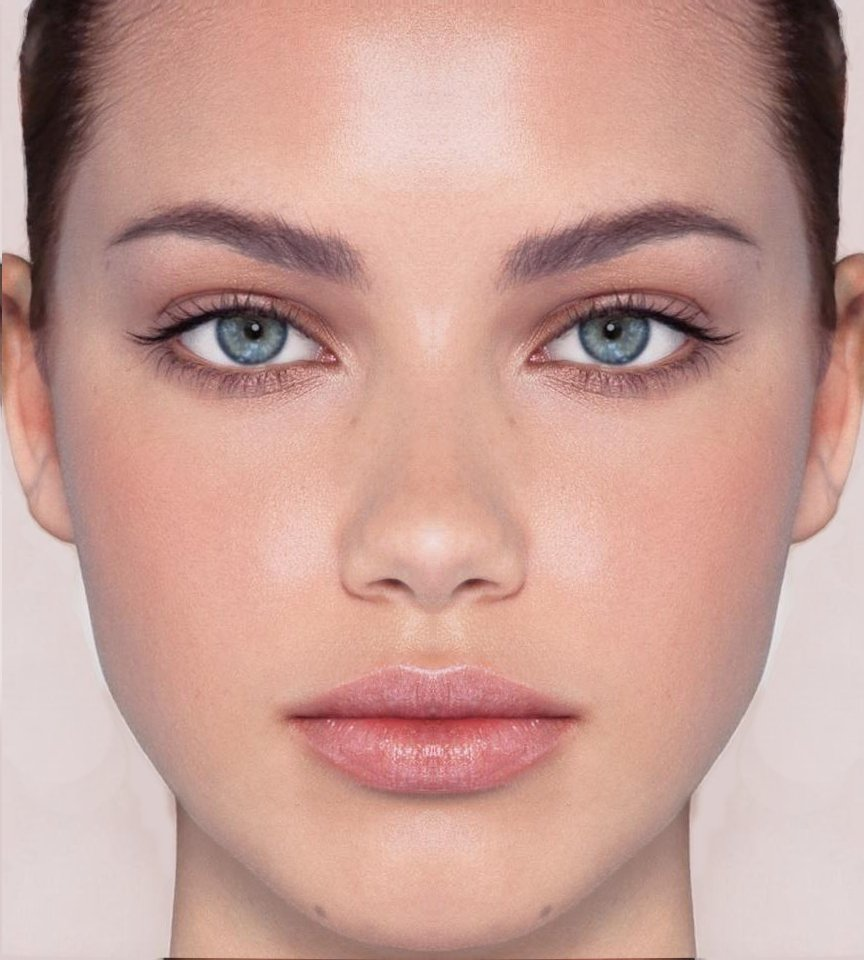
#> input picture outsiders/face.jpg, 864 x 960 px, found by its file name
$ python K-Mean.py
#> lines starting #> are read from the running program, lines starting #| are printed output that depends on the picture
#> further down, image is the input picture: shape (960, 864, 3); mean B, G, R 149.3, 158.6, 200

import numpy as np
import matplotlib.pyplot as plt
from scipy.spatial.distance import cdist
import cv2

class KMeans():
	"""
	k-Means Clustering technique
	"""
	def __init__(self, n_clus,img_data):
		self.n_clus = n_clus	#Number of clusters
		# Reshape the image to a 2D array of pixels
		img = img_data.reshape((-1, 3))
		# Convert the data type to float32
		self.data = np.float32(img)
		self.centroids = None
		self.clusters = None

	def getCentroids(self):
		""" Returns position of the centroids
		:return self.centroids: Centroids
		"""
		return self.centroids

	def getClusters(self):
		""" Returns clusters with shape (1, Npts).
			E.g. a data point X[i] belongs to
			cluster self.clusters[i].
		:return self.clusters: clusters
		"""
		return self.clusters

	def fit(self, max_iter ,init_state = None):
		""" Train the K-Mean model, finds ultimate positions
		for centroids and create clusters.
		:param data: Data matrix with shape (Npts, Ndim)
		:param init_state: Initial state for centroids. If nothing is given,
		the model will generate random positions.
		:param max_iter: Maximum number of iterations
		"""
#> called with max_iter = 150
		data = self.data
		Npts, Ndim = self.data.shape
#> Npts = 829440; Ndim = 3
		if init_state is None:
			data_max, data_min = np.max(data), np.min(data)
#> data_max = 255; data_min = 0
			self.centroids = np.random.uniform(low = data_min, high=data_max, size = (self.n_clus,Ndim))
#> self.centroids = [[139.9, 182.4, 153.7], [138.9, 108, 164.7], [111.6, 227.4, 245.7], [97.78, 201.9, 134.9], [144.9, 236, 18.11], [22.22, 5.16, 212.3]]
		else:
			self.centroids = init_state
		for _ in range(max_iter):
			self.clusters = self.predict(data)
			for i in range(self.n_clus):
				# Check if cluster i is empty
				if np.sum(self.clusters == i) == 0:
					continue  # Skip updating centroid for empty cluster
				self.centroids[i] = np.mean(data[np.where(self.clusters == i)] , axis=0)
#> after the loop, self.centroids = [[152.5, 167.8, 219.1], [122, 127.7, 173.2], [201.6, 205.3, 227], [97.78, 201.9, 134.9], [144.9, 236, 18.11], [51.74, 51.38, 78.13]]

	def predict(self, data):
		""" Predicts clusters for data points.
		:param data: Data point-s with shape (Npts, Ndim)
		:return: predicted clusters
		"""
		diff = cdist(data, self.centroids, metric="euclidean")
		return np.argmin(diff, axis=1)

	def vizualize(self):
		""" Plot data points and final position of centroids.
			This function need to be called after training.
		"""
		plt.style.use("ggplot")
		plt.scatter(self.data[:,0], self.data[:,1], color = '#333333')
		Nclus, _ = self.centroids.shape
		for k in range(Nclus):
			plt.scatter(self.centroids[k][0], self.centroids[k][1], marker = "*", color="#4169e1", s=130)
		plt.xlabel('x1')
		plt.ylabel('x2')
		plt.show()

def apply_kmean_segmentation(img, max_iter, cluster_no):
    """ Apply KMeans clustering and return segmented image.
    :param img_data: Input image data
    :param max_iter: Maximum number of iterations for KMeans
    :param cluster_no: Number of clusters
    :return: Segmented image
    """
    km = KMeans(n_clus=cluster_no, img_data=img)
    km.fit(max_iter=max_iter)
    centers = km.getCentroids()
#> centers has the same summary as self.centroids in fit
    clusters = km.getClusters()
    segmented_image = centers[clusters]
    segmented_image = segmented_image.reshape((img.shape))
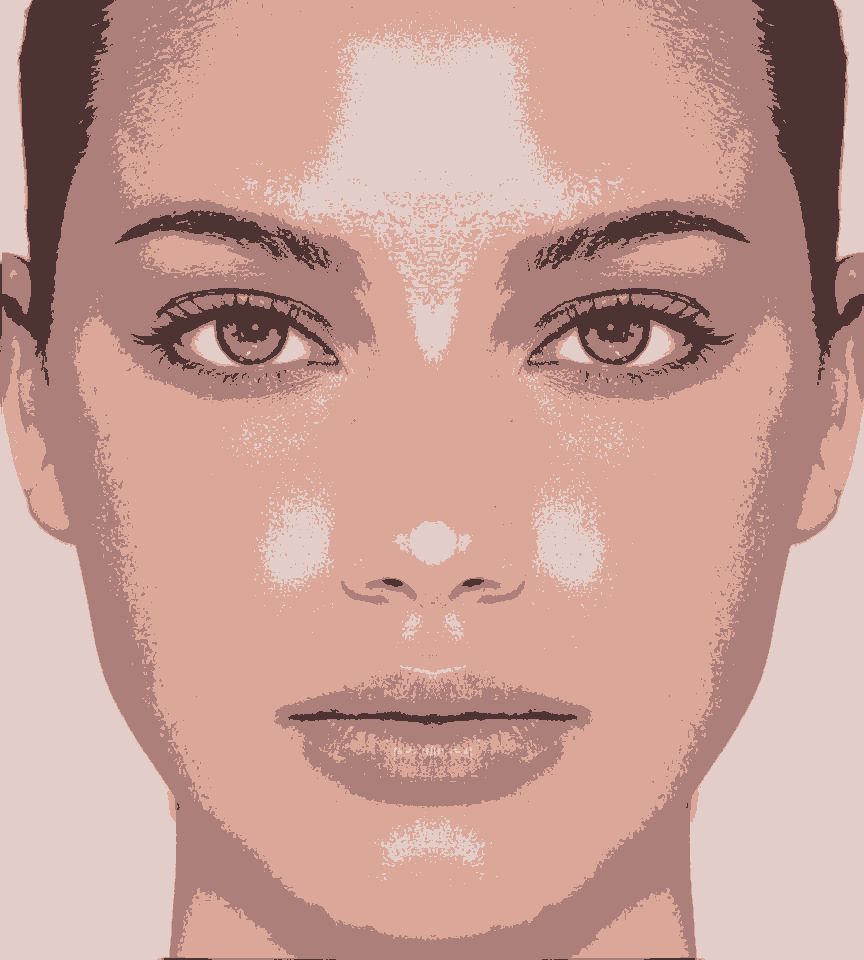
#> segmented_image: shape (960, 864, 3) float64; mean B, G, R 149.3, 158.6, 200
    return segmented_image


image_path = "C:/Study/CV/CV_Tasks/Filtering_and_Edge_Detection_Studio/face.jpg"
# image_path = "C:/Study/CV/CV_Tasks/Filtering_and_Edge_Detection_Studio/seg-image.png"
image = cv2.imread(image_path)
image_rgb = cv2.cvtColor(image, cv2.COLOR_BGR2RGB)
k = 6
segmented_image = apply_kmean_segmentation(image,150,k)
plt.imshow(segmented_image.astype(np.uint8))
plt.axis("off")
plt.show()
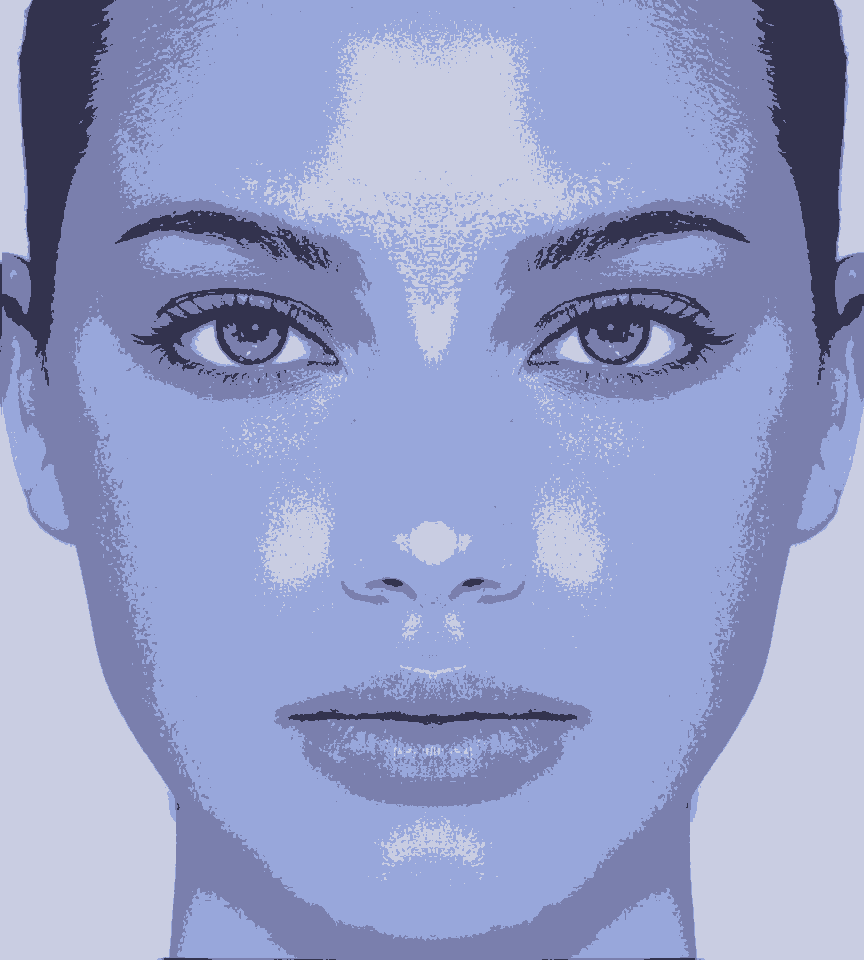
#> shown: shape (960, 864, 3); mean R, G, B 148.9, 157.9, 199.7

$ run again, with outsiders/einstein.jpg copied over outsiders/face.jpg
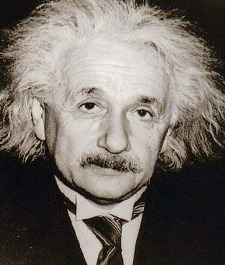
#> input picture outsiders/einstein.jpg, 225 x 265 px, found by its file name
#> image is the input picture: shape (265, 225, 3); mean B, G, R 102.6, 108.7, 115.7
#> data_max = 252; data_min = 0
#> in fit, `self.centroids = np.random.uniform(low = data_min, high=data_max, size..`: self.centroids = [[138.3, 180.2, 151.9], [137.3, 106.8, 162.8], [110.3, 224.7, 242.8], [96.63, 199.5, 133.3], [143.1, 233.3, 17.9], [21.96, 5.1, 209.8]]
#> after the loop in fit, `for _ in range(max_iter):`: self.centroids = [[159.5, 168.4, 178.6], [62.03, 74.78, 86.83], [197.8, 203.5, 209.8], [115.5, 127.9, 140.1], [143.1, 233.3, 17.9], [17.8, 19.84, 23.12]]
#> centers has the same summary as self.centroids in fit
#> in apply_kmean_segmentation, `segmented_image = segmented_image.reshape((img.shape))`:
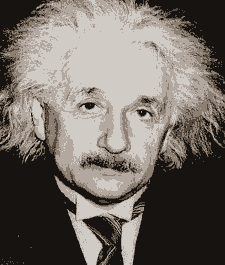
#> segmented_image: shape (265, 225, 3) float64; mean B, G, R 102.6, 108.7, 115.7
